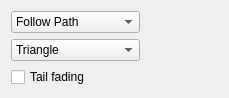
<?xml version="1.0" encoding="UTF-8"?>
<ui version="4.0">
 <class>CTailParticleWidget</class>
 <widget class="QWidget" name="CTailParticleWidget">
  <property name="geometry">
   <rect>
    <x>0</x>
    <y>0</y>
    <width>206</width>
    <height>90</height>
   </rect>
  </property>
  <property name="windowTitle">
   <string>Form</string>
  </property>
  <layout class="QGridLayout" name="gridLayout">
   <item row="0" column="0">
    <widget class="QComboBox" name="ribbonOrientationComboBox">
     <property name="toolTip">
      <string>Ribbon orientation</string>
     </property>
     <item>
      <property name="text">
       <string>Follow Path</string>
      </property>
     </item>
     <item>
      <property name="text">
       <string>Follow Path XY</string>
      </property>
     </item>
     <item>
      <property name="text">
       <string>Identity</string>
      </property>
     </item>
    </widget>
   </item>
   <item row="0" column="1" rowspan="3">
    <widget class="NLQT::CGraphicsInfoWidget" name="pathWidget" native="true">
     <property name="minimumSize">
      <size>
       <width>72</width>
       <height>72</height>
      </size>
     </property>
     <property name="maximumSize">
      <size>
       <width>72</width>
       <height>72</height>
      </size>
     </property>
    </widget>
   </item>
   <item row="1" column="0">
    <widget class="QComboBox" name="tailShapeComboBox">
     <property name="toolTip">
      <string>Tail shape</string>
     </property>
     <item>
      <property name="text">
       <string>Triangle</string>
      </property>
     </item>
     <item>
      <property name="text">
       <string>Quad</string>
      </property>
     </item>
     <item>
      <property name="text">
       <string>Octogon</string>
      </property>
     </item>
     <item>
      <property name="text">
       <string>Pentagram</string>
      </property>
     </item>
     <item>
      <property name="text">
       <string>Simple segment X</string>
      </property>
     </item>
     <item>
      <property name="text">
       <string>Simple segment Y</string>
      </property>
     </item>
     <item>
      <property name="text">
       <string>Simple segment Z</string>
      </property>
     </item>
     <item>
      <property name="text">
       <string>Simple brace</string>
      </property>
     </item>
    </widget>
   </item>
   <item row="2" column="0">
    <widget class="QCheckBox" name="tailFadingCheckBox">
     <property name="text">
      <string>Tail fading</string>
     </property>
    </widget>
   </item>
  </layout>
 </widget>
 <customwidgets>
  <customwidget>
   <class>NLQT::CGraphicsInfoWidget</class>
   <extends>QWidget</extends>
   <header>graphics_info_widget.h</header>
   <container>1</container>
  </customwidget>
 </customwidgets>
 <resources/>
 <connections/>
</ui>
